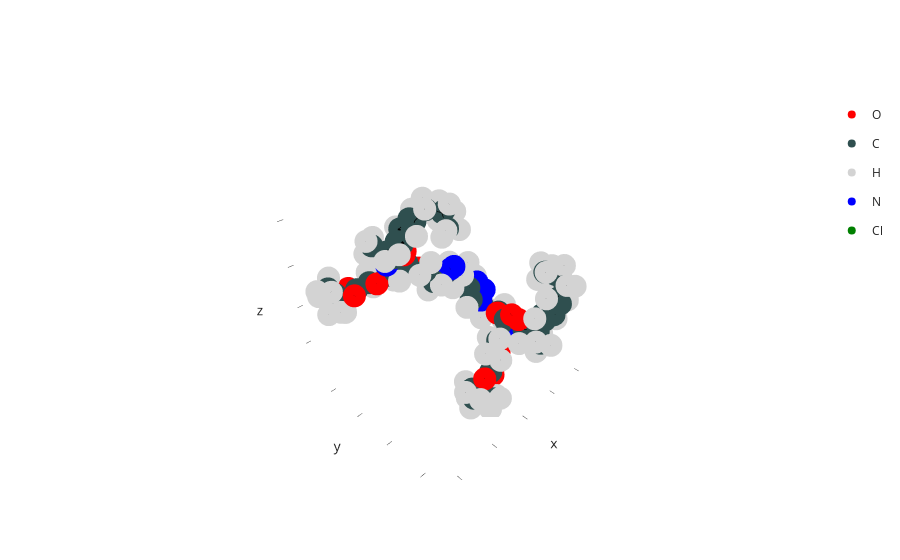

Source (notebook cell):
### Markdown cell above
Once we have angles, we need to rotate our molecule itself. We can use the `apply_solution` function to do this like so:

### Code cell
# apply the solution to a copy of the molecule
mol_opt_manual = bb.optimizers.apply_solution(sol, env, mol.copy())

# show the optimized molecule
mol_opt_manual.show()
